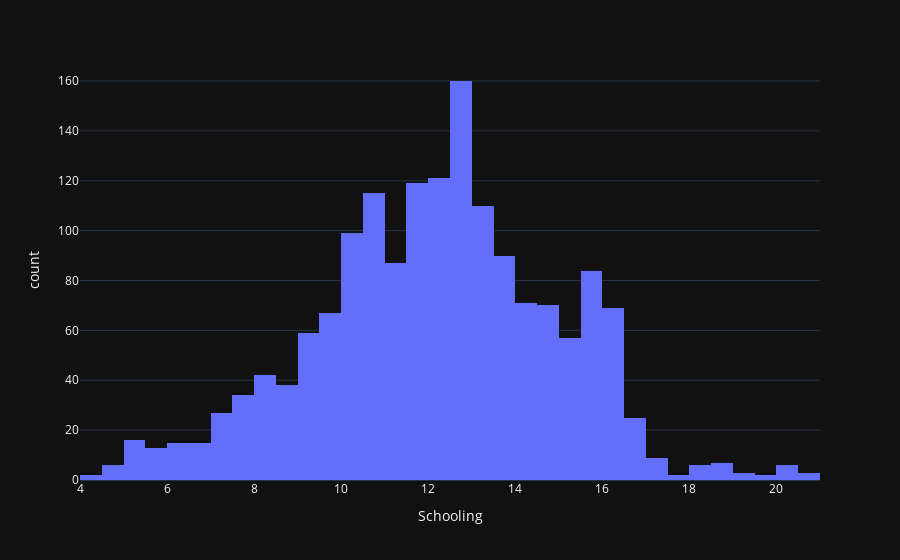

Notebook code for this chart:
### Code cell
fig=px.histogram(df,x='Schooling',template='plotly_dark')
fig.show()

### Figure 1 — Plotly figure (JSON) as saved in the notebook; plotly's stock layout.template omitted (floating-point values rounded to 4 significant figures; data arrays with more than 128 entries replaced by an {"elided": "..."} marker saying what was removed)
{"data": [{"alignmentgroup": "True", "bingroup": "x", "hovertemplate": "Schooling=%{x}<br>count=%{y}<extra></extra>", "legendgroup": "", "marker": {"color": "#636efa", "pattern": {"shape": ""}}, "name": "", "offsetgroup": "", "orientation": "v", "showlegend": false, "type": "histogram", "x": {"elided": "1649 float values"}, "xaxis": "x", "yaxis": "y"}], "layout": {"barmode": "relative", "legend": {"tracegroupgap": 0}, "margin": {"t": 60}, "xaxis": {"anchor": "y", "domain": [0, 1], "title": {"text": "Schooling"}}, "yaxis": {"anchor": "x", "domain": [0, 1], "title": {"text": "count"}}}}
